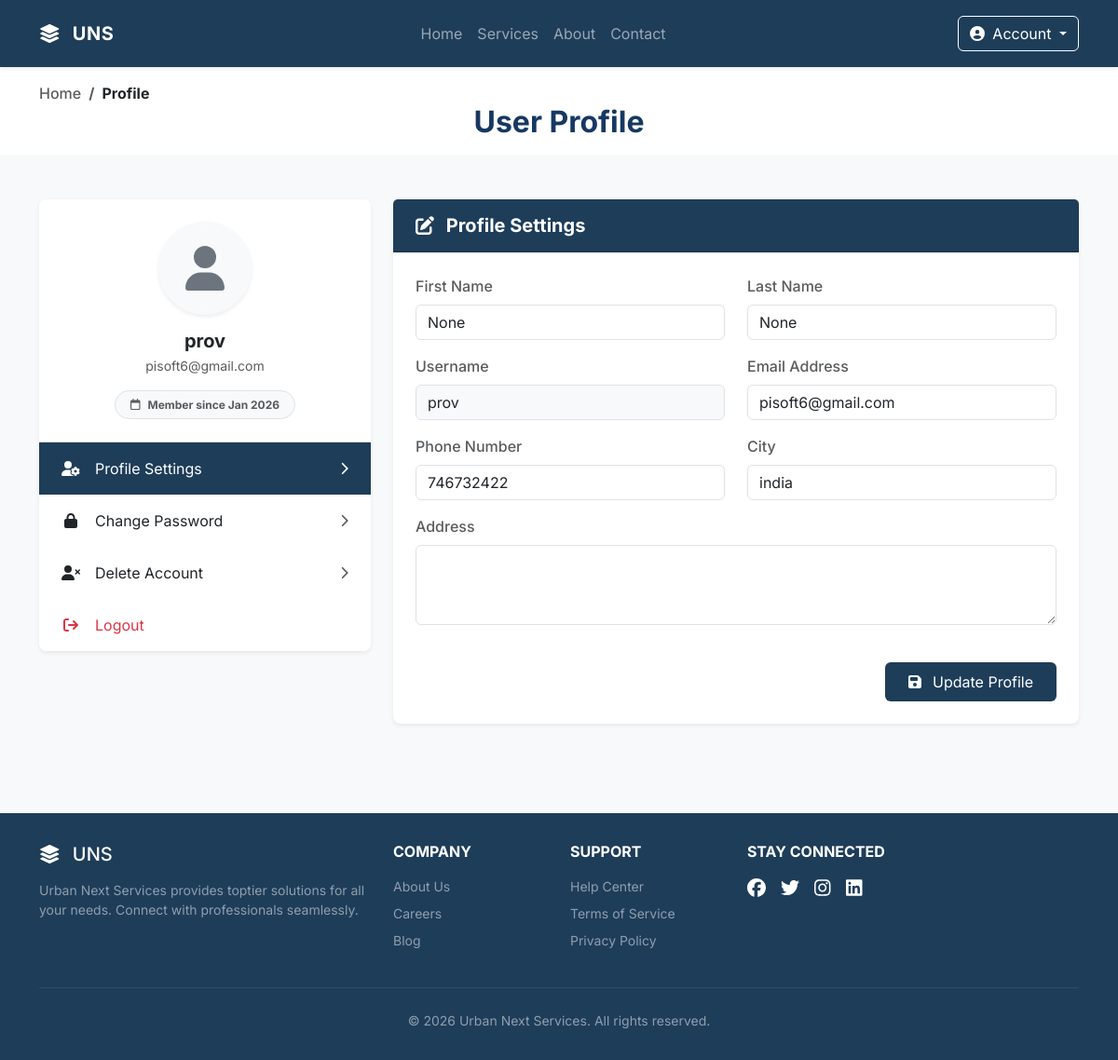
The page /profile/ (signed in) on the database as committed earlier.
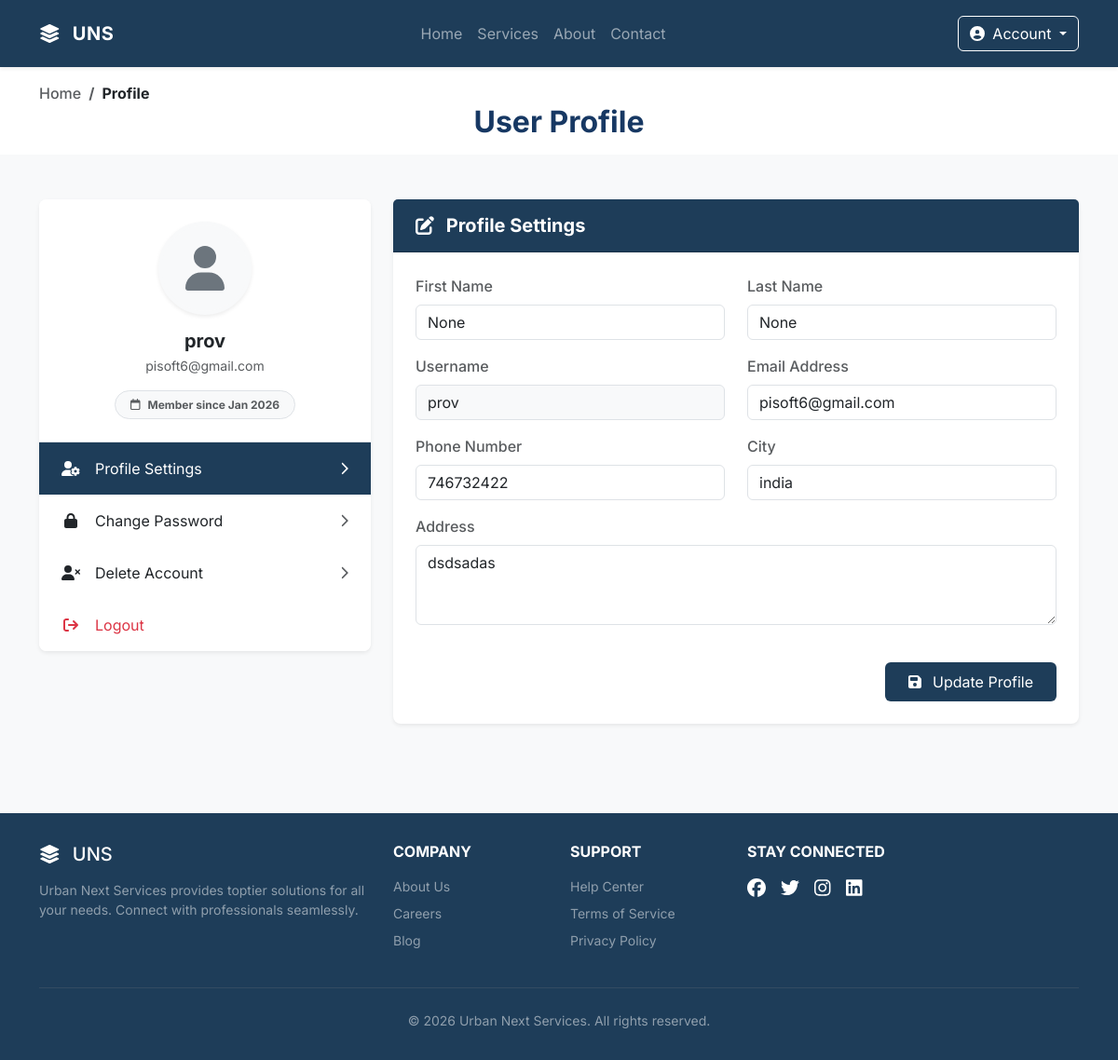
The same page on the database as committed later.
### accounts/models.py (models this page shows, shortened)
class User(models.Model):
    ROLE_CHOICES = (
        ('CUSTOMER', 'Customer'),
        ('PROVIDER', 'Provider'),
    )
    username = models.CharField(max_length=120)
    email = models.EmailField(unique=True)
    password = models.CharField(max_length=255)  # store hashed password
    phone = models.IntegerField()
    role = models.CharField(max_length=20, choices=ROLE_CHOICES, default='CUSTOMER')
    first_name = models.CharField(max_length=100, blank=True, null=True)
    last_name = models.CharField(max_length=100, blank=True, null=True)
    city = models.CharField(max_length=100, blank=True, null=True)
    address = models.TextField(blank=True, null=True)
    is_active = models.BooleanField(default=True)
    is_verified = models.BooleanField(default=False)
    created_at = models.DateTimeField(auto_now_add=True)

### accounts/views.py (the view, shortened to what this page needs)
# urls.py: path('profile/', views.profile, name="profile"),
def profile(request):
    user = get_user_from_session(request)
    if not user:
        return redirect('login')
    return render(request, 'accounts/profile.html', {'user': user})

### accounts/views.py (called while the page is built)
def get_user_from_session(request):
    user_id = request.session.get('user_id')
    if user_id:
        try:
            return User.objects.get(id=user_id)
        except User.DoesNotExist:
            return None
    return None

### accounts/templates/accounts/profile.html (shortened to what the changed rows need)
{% extends "templates/base.html" %}
{% block content %}
<div class="py-3" style="background-color: #ffffffff;">
    <div class="container text-center">
        <nav aria-label="breadcrumb">
            <h2 class="h2 fw-bold mb-0 " style="color: #173863;">User Profile </h2>
        </nav>
    </div>
</div>
<div class="container mt-5 mb-5" style="min-height: 50vh;">
    <div class="row">
        <div class="col-lg-4 mb-4">
            <div class="card shadow-sm border-0 rounded-3 overflow-hidden">
                <div class="card-body p-4 text-center bg-white">
                    <div class="mb-3 position-relative d-inline-block">
                        <div class="rounded-circle bg-light d-flex align-items-center justify-content-center mx-auto shadow-sm"
                            style="width: 100px; height: 100px; border: 4px solid #f8f9fa;">
                        </div>
                    </div>
                    <h5 class="fw-bold mb-1 text-dark">{{ user.username }}</h5>
                    <p class="text-muted small mb-2">{{ user.email }}</p>
                    <p class="card-text small text-muted badge bg-light text-dark py-2 px-3 rounded-pill mt-2 border">
                        <i class="fa-regular fa-calendar me-2"></i>Member since {{ user.created_at|date:"M Y" }}
                    </p>
                </div>
            </div>
        </div>
        <div class="col-lg-8">
            <div id="profile-tab" class="tab-content fade-in animation-fade">
                <div class="card shadow-sm border-0 rounded-3">
                    <div class="card-body p-4">
                        <form method="post">
                            <div class="row">
                                <div class="col-md-6 mb-3">
                                    <label for="first_name" class="form-label text-muted fw-medium">First Name</label>
                                    <input type="text" name="first_name" class="form-control" id="first_name"
                                        value="{{ user.first_name }}">
                                </div>
                                <div class="col-md-6 mb-3">
                                    <label for="last_name" class="form-label text-muted fw-medium">Last Name</label>
                                    <input type="text" name="last_name" class="form-control" id="last_name"
                                        value="{{ user.last_name }}">
                                </div>
                            </div>
                            <div class="row">
                                <div class="col-md-6 mb-3">
                                    <label for="username" class="form-label text-muted fw-medium">Username</label>
                                    <input type="text" name="username" class="form-control bg-light" id="username"
                                        value="{{ user.username }}">
                                </div>
                                <div class="col-md-6 mb-3">
                                    <label for="email" class="form-label text-muted fw-medium">Email Address</label>
                                    <input type="email" name="email" class="form-control" id="email"
                                        value="{{ user.email }}">
                                </div>
                            </div>
                            <div class="row">
                                <div class="col-md-6 mb-3">
                                    <label for="phone" class="form-label text-muted fw-medium">Phone Number</label>
                                    <input type="text" name="phone" class="form-control" id="phone"
                                        value="{{ user.phone }}">
                                </div>
                                <div class="col-md-6 mb-3">
                                    <label for="city" class="form-label text-muted fw-medium">City</label>
                                    <input type="text" name="city" class="form-control" id="city"
                                        value="{{ user.city }}">
                                </div>
                            </div>
                            <div class="row">
                                <div class="col-md-12 mb-3">
                                    <label for="address" class="form-label text-muted fw-medium">Address</label>
                                    <textarea name="address" class="form-control" id="address"
                                        rows="3">{{ user.address }}</textarea>
                                </div>
                            </div>
                        </form>
                    </div>
                </div>
            </div>
        </div>
    </div>
</div>
{% endblock %}

Rows that differ between the two databases and show on the page:
changed User "prov": address (not shown) → "dsdsadas"
